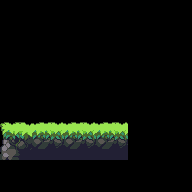

This is a level from a 2D game, rendered from its Tiled map with the project's own tilesets. A one-line summary and the complete map file follow:
An orthogonal 6x6 tile map with 32x32 px tiles, 1 tile layer (Tile Layer 1).

<map version="1.10" tiledversion="1.11.0" orientation="orthogonal" renderorder="right-down" width="6" height="6" tilewidth="32" tileheight="32" infinite="0" nextlayerid="2" nextobjectid="1">
 <tileset firstgid="1" source="tile_jungle_ground_grey.tsx" />
 <layer id="1" name="Tile Layer 1" width="6" height="6">
  <data encoding="csv">
0,0,0,0,0,0,
0,0,0,0,0,0,
0,0,0,0,0,0,
1,2,2,2,0,0,
7,8,8,8,0,0,
0,0,0,0,0,0
</data>
 </layer>
</map>
